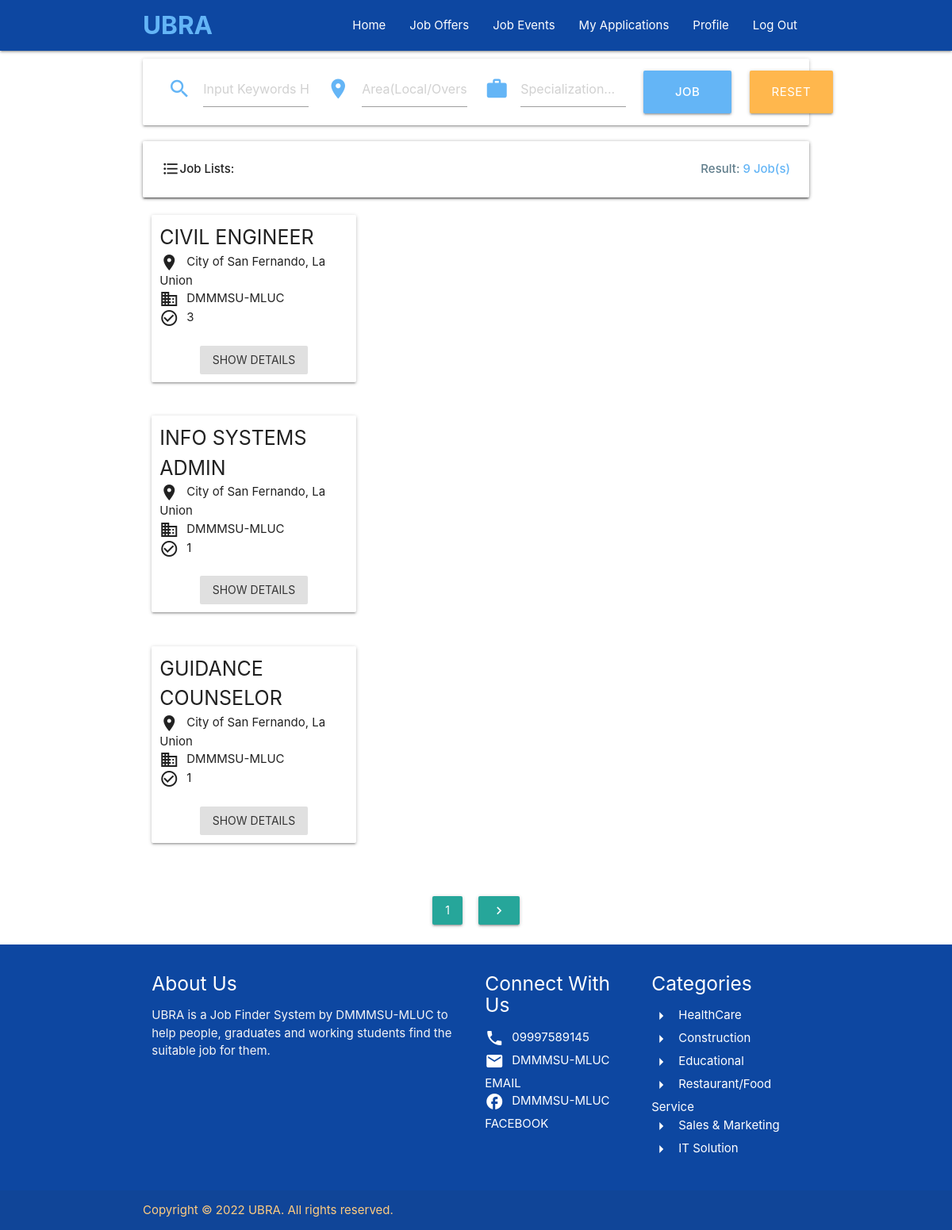
The app's page /job-offer/job-offer2.php with its own data.
### tables this page shows
CREATE TABLE `job_tbl` (
  `j_id` int(11) NOT NULL,
  `j_name` varchar(255) NOT NULL,
  `j_area` varchar(255) NOT NULL,
  `j_specialization` varchar(255) NOT NULL,
  `j_location` varchar(255) NOT NULL,
  `j_organization` varchar(255) NOT NULL,
  `j_count` int(11) NOT NULL,
  `j_description` varchar(255) NOT NULL,
  `j_img` varchar(255) NOT NULL
);

### job-offer/jobcount.php (called while the page is built)
<?php
include('conndb.php');
$sql = ("SELECT COUNT(j_id) FROM job_tbl");
$rs = $conn->query($sql);
 $result = mysqli_fetch_array($rs);
?>

### job-offer/job-offer2.php (the view, shortened to what this page needs)
<?php
include('jobcount.php');
?>
<!DOCTYPE html>
<html lang="en">
<head>
  <link href="css/materialize.css" type="text/css" rel="stylesheet" media="screen,projection"/>
  <link href="css/style.css" type="text/css" rel="stylesheet" media="screen,projection"/>
  <link rel="stylesheet" href="https://cdnjs.cloudflare.com/ajax/libs/jqueryui/1.12.1/jquery-ui.css" />
</head>
<body class="body">
  <nav class=" blue darken-4" role="navigation">
    <div class="nav-wrapper container"><a id="logo-container" href="#" class="brand-logo"><span class="logo">UBRA</span></a>
      <ul class="right hide-on-med-and-down">
        <li><a href="home.php">Home</a></li>
        <li><a href="job-offer2.php">Job Offers</a></li>
        <li><a href="job-events.php">Job Events</a></li>
        <li><a href="application.php">My Applications</a></li>
        <li><a href="profile.php">Profile</a></li>
        <li><a href="./">Log Out</a></li>
      </ul>
    </div>
  </nav>
<form action="" method="POST">
<div class="container">
      <div class="card">
          <div class="card1">
            <form class="col s12">
              <div class="row">
                <div class="input-field col s12 m3">
                  <i class="material-icons prefix">search</i>
                  <input id="j_name" name="j_name" type="text" class="validate" placeholder="Input Keywords Here..">
                </div>
                <div class="input-field col s12 m3">
                  <i class="material-icons prefix">location_on</i>
                  <input type="text" name="j_area" id="j_area" placeholder="Area(Local/Overseas)..." >
                </div>
                <div class="input-field col s12 m3">
                  <i class="material-icons prefix">work</i>
                  <input type="text" name="j_specialization" id="j_specialization" placeholder="Specialization..." >
                </div>
                <div class="input-field col s2">
                  <button class="waves-effect waves-effect blue lighten-2 btn-large btn1" name="filter" id="filter" >Job Match</button>
                </div>
				 <div class="input-field col s1 ">
                  <button class="waves-effect waves-effect orange lighten-2 btn-large btn2" name="reset" id="reset">Reset</button>
                </div>
              </div>
            </form>
          </div>
      </div>
</form>
<div class="card">
    <div class="card horizontal">
      <div class="card-stacked">
        <div class="card-content">
          <div class="row" style="margin-bottom: 0;">
            <div class="left-side" style="float: left; display: flex;align-items: center;">
              <i class="material-icons" style="font-size:1.5rem">format_list_bulleted</i><span style="font-size:15px;font-weight: 500;">Job Lists:</span>
            </div>
            <div class="right-side" style="float: right;">
              <p class="right-align blue-grey-text" style="font-size: 15px; font-weight:500;">Result:
              <span style="color:#64b5f6;"><?php echo $result[0]; ?> Job(s)</span></p>
            </div>
          </div>
        </div>
      </div>
    </div>
  </div>
<form action="pass.php" method="POST">
	<?php
	require_once "conndb.php";
	$per_page_record = 3;
	if (isset($_GET["page"])) {
		$page  = $_GET["page"];
	}
	else {
		$page=1;
	}
	$start_from = ($page-1) * $per_page_record;
	if(ISSET($_POST['filter'])){
	$j_name=$_POST['j_name'];
	$j_area=$_POST['j_area'];
	$j_specialization=$_POST['j_specialization'];
		if($j_name=="" || $j_name==NULL OR $j_area=="" || $j_area==NULL){
				echo "<tr><td>No Result(s)....</td></tr>";
		}
		$query=mysqli_query($conn, "SELECT * FROM `job_tbl` WHERE `j_name`='$j_name' AND `j_area`='$j_area' OR `j_specialization`='$j_specialization' ") or die(mysqli_error());
	}
	else if(ISSET($_POST['reset'])){
		$query=mysqli_query($conn, "SELECT * FROM `job_tbl` LIMIT $start_from, $per_page_record") or die(mysqli_error());
	}else{
		$query=mysqli_query($conn, "SELECT * FROM `job_tbl` LIMIT $start_from, $per_page_record ") or die(mysqli_error());
	}
	while($row=mysqli_fetch_array($query)){
	?>
	<div class="card2">
	  <div class="container" >
			 <div class="row">
				<div class="col s12 m4">
					<div class="card hoverable">
						  <div class="card-content" style="padding: 10px 10px 10px 10px;">
								<p class="job"><?php echo $row['j_name']; ?></p>
								<i class="material material-icons">place</i><?php echo $row['j_location']; ?><br>
								<i class="material material-icons">business</i><?php echo $row['j_organization']; ?><br>
								<i class="material material-icons">check_circle_outline</i><?php echo $row['j_count']; ?><br><br>
								<center><button name="show" value="<?php echo $row['j_id']; ?>" class="waves-effect btn-flat">Show Details</button></center>
						  </div>
					</div>
				</div>
			</div>
	  </div>
	</div>
<?php } ?>
</form>
<div class="container">
<div id="pmargin">
  <ul class="pagination page">
	<?php
        $query = "SELECT COUNT(*) FROM job_tbl";
        $rs_result = mysqli_query($conn, $query);
        $row = mysqli_fetch_row($rs_result);
        $total_records = $row[0];
        $total_pages = ceil($total_records / $per_page_record);
        $pagLink = "";
          if ($i = $page) {
              $pagLink .= "<a class = 'btn active' href='job-offer2.php?page=" .$i."'>".$i." </a>";
          }
          else  {
              $pagLink .= "<a href='job-offer2.php?page=".$i."'> ".$i." </a>";
          }
        echo $pagLink;
        if($page<$total_pages){
            echo "<a  class='btn active' href='job-offer2.php?page=".($page+1)."'><i class='material-icons'>chevron_right</i></a>";
        }
    ?>
  </ul>
</div>
</div>
  <footer class="page-footer  blue darken-4">
    <div class="container">
      <div class="row">
        <div class="col l6 s12">
          <h5 class="white-text">About Us</h5>
          <p class="grey-text text-lighten-4">UBRA is a Job Finder System by DMMMSU-MLUC to help
          people, graduates and working students find the suitable job for them.</p>
        </div>
        <div class="col l3 s12">
          <h5 class="white-text">Connect With Us</h5>
          <ul>
            <li><a class="white-text" href="#!"><i class="material-icons material1">phone</i>09997589145</a></li>
            <li><a class="white-text" href="#!"><i class="material-icons material1">mail</i>DMMMSU-MLUC EMAIL</a></li>
            <li><a class="white-text" href="#!"><i class="material-icons material1">facebook</i>DMMMSU-MLUC FACEBOOK</a></li>
          </ul>
        </div>
        <div class="col l3 s12">
          <h5 class="white-text">Categories</h5>
          <ul>
            <li><a class="white-text" href="#!"><i class="material-icons material1">arrow_right</i>HealthCare</a></li>
            <li><a class="white-text" href="#!"><i class="material-icons material1">arrow_right</i>Construction</a></li>
            <li><a class="white-text" href="#!"><i class="material-icons material1">arrow_right</i>Educational</a></li>
            <li><a class="white-text" href="#!"><i class="material-icons material1">arrow_right</i>Restaurant/Food Service</a></li>
            <li><a class="white-text" href="#!"><i class="material-icons material1">arrow_right</i>Sales & Marketing</a></li>
            <li><a class="white-text" href="#!"><i class="material-icons material1">arrow_right</i>IT Solution</a></li>
          </ul>
        </div>
      </div>
    </div>
    <div class="footer-copyright">
      <div class="container">
      <a class="orange-text text-lighten-3" href="#">Copyright © 2022 UBRA. All rights reserved.</a>
      </div>
    </div>
  </footer>
  </body>
</html>

### job-offer/job-offer2.php (style rules this page uses)
.material { display: inline-flex; vertical-align: top; margin-right: 10px; }
.logo { color:#64b5f6; font-weight: bolder; text-transform: uppercase; }
.btn-flat { background-color: #e0e0e0 ; }
.prefix { color:#64b5f6; }
.btn1 { background-color:#64b5f6; width: 100%; display: inline-block; font-size:15px; font-weight: 500; }
.job { font-size: 25px; font-weight: normal; text-transform: uppercase; }
.card1 { margin: 10px 20px; }
.page { text-align: center; }
.material1 { display: inline-flex; vertical-align: top; margin-right: 10px; margin-bottom: 5px; }
#pmargin a { margin:10px 10px 10px 10px; }

### records on screen
job_tbl: j_name "CIVIL ENGINEER", j_location "City of San Fernando, La Union", j_organization "DMMMSU-MLUC", j_count "3", $row['j_id'] 1 (drawn)
job_tbl: j_name "INFO SYSTEMS ADMIN", j_location "City of San Fernando, La Union", j_organization "DMMMSU-MLUC", j_count "1", $row['j_id'] 2 (drawn)
job_tbl: j_name "GUIDANCE COUNSELOR", j_location "City of San Fernando, La Union", j_organization "DMMMSU-MLUC", j_count "1", $row['j_id'] 3 (drawn)

### other values on screen
$result[0] "9"
$i "1"
